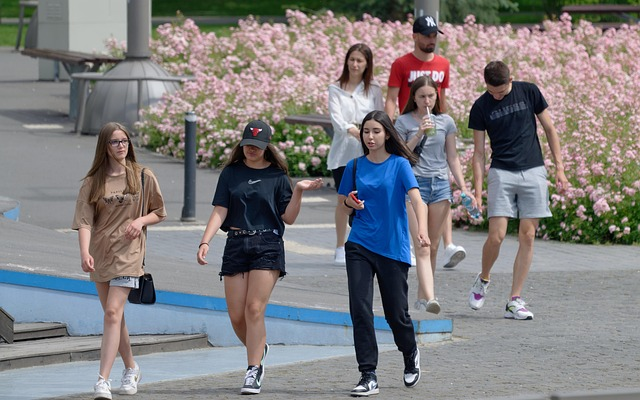
#> input picture face2.jpg, 640 x 400 px
$ jupyter execute --allow-errors '딥러닝_간단코드(음성+이미지+번역)_소리문자변환추가.ipynb'
#> lines starting #> are read from the running program, lines starting #| are printed output that depends on the picture; after the words box and inside, x2 and y2 are one past the last pixel; in counts of white or black regions, pixels touching at a corner belong together
[cell 1]
# colab에서 실행

[cell 2]
import numpy as np                  # numpy 라이브러리 불러오기
import cv2                          # OpenCV 라이브러리 불러오기
from google.colab.patches import cv2_imshow

[cell 3]
## opencv에 있는 정면이미지 분류 클래스 이용해서 이미지에서 얼굴찾아보자.
face_cascade = cv2.CascadeClassifier(
       cv2.data.haarcascades +
       'haarcascade_frontalface_default.xml'
   )

[cell 4]
# file_name = "/content/drive/MyDrive/0-ㄱ-CODEIT(2025)/deep/img/face.png"
file_name = "/content/drive/MyDrive/0-ㄱ-CODEIT(2025)/deep/img/face2.jpg"

[cell 5]
#1. file_name에 지정된 파일을 읽어오자.
ff = np.fromfile(file_name, np.uint8)
# ff
#2. 이미지로 인식시켜주기 위해 opencv로 이미지로 인식시켜 읽어오자.
img = cv2.imdecode(ff, cv2.IMREAD_UNCHANGED)
#> img is the input picture: shape (400, 640, 3); mean B, G, R 128, 126.5, 128
# img
#3. 칼라버리고 흑백으로 변환하자.
gray = cv2.cvtColor(img, cv2.COLOR_BGR2GRAY)
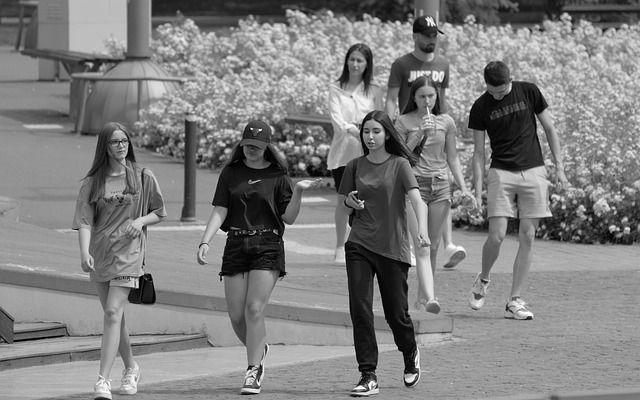
#> gray: shape (400, 640); min 0, max 254, mean 127.1
# gray
#4. 얼굴인식하여 찾아라.--> 여러개의 얼굴리스트(위치값)
faces = face_cascade.detectMultiScale(gray, 1.2, 5)
#> faces = [[344, 51, 25, 25], [412, 86, 28, 28], [358, 120, 29, 29], [106, 132, 27, 27]]
faces

#5. 여러개의 얼굴에서 위치를 꺼내주자.(반복문 이용)
for (x, y, w, h) in faces:
  print(x, y, w, h)
  cv2.rectangle(img, (x, y), (x+w, y+h), (255, 100, 0), 5)
#> this loop made 4 passes
#| 344 51 25 25
#| 412 86 28 28
#| 358 120 29 29
#| 106 132 27 27
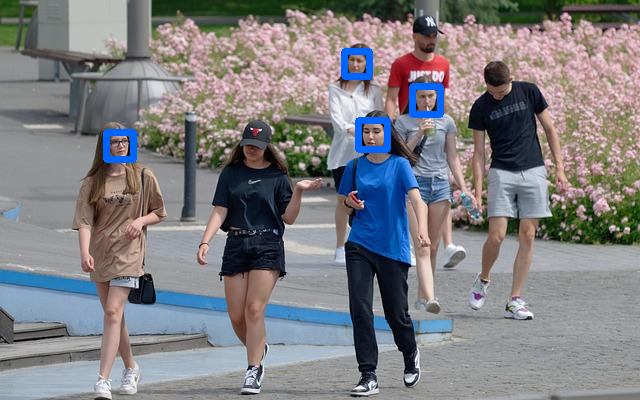
#> img: shape (400, 640, 3); 1.16% of pixels changed, all inside (x1, y1, x2, y2) = (103, 48, 444, 163)

#6. 위치꺼내온 정보로 네모를 그려주자.
cv2_imshow(img)
